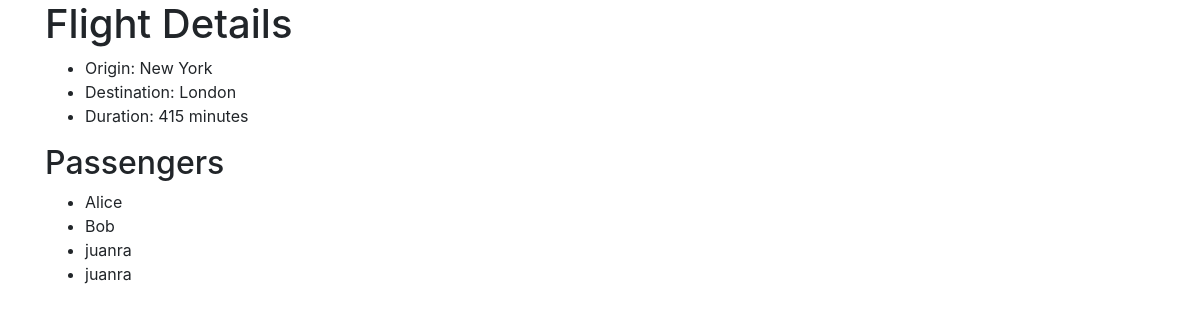
The page /flights/1 on the database its author committed.
### tables this page shows
CREATE TABLE flights (
    id INTEGER PRIMARY KEY AUTOINCREMENT,
    origin VARCHAR NOT NULL,
    destination VARCHAR NOT NULL,
    duration INTEGER NOT NULL
);

CREATE TABLE passengers (
    id INTEGER PRIMARY KEY AUTOINCREMENT,
    name VARCHAR NOT NULL,
    flight_id INTEGER
);

### application.py (the view)
@app.route("/flights/<int:flight_id>")
def flight(flight_id):
    flight = db.execute("SELECT * FROM flights WHERE id = :id", {"id": flight_id}).fetchone()
    if flight is None:
        return render_template("error.html", message="No such flight.")
    passengers = db.execute("SELECT name FROM passengers WHERE flight_id = :flight_id",
                            {"flight_id": flight_id}).fetchall()
    return render_template("flight.html", flight=flight, passengers=passengers)

### templates/flight.html (shortened to what this page needs)
{% extends "layout.html" %}
{% block body %}
    <h1>Flight Details</h1>
    <ul>
        <li>Origin: {{ flight.origin }}</li>
        <li>Destination: {{ flight.destination }}</li>
        <li>Duration: {{ flight.duration}} minutes</li>
    </ul>
    <h2>Passengers</h2>
    <ul>
        {% for passenger in passengers %}
            <li>{{ passenger.name }}</li>
        {% else %}
            <li>No passengers.</li>
        {% endfor %}
    </ul>
{% endblock %}

### rows shown on the page
flights: origin "New York", destination "London", duration "415"
passengers: name "Alice"
passengers: name "Bob"
passengers: name "juanra"
passengers: name "juanra"
